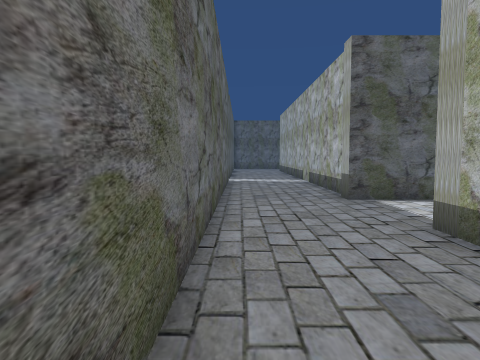
View 1 (above)

16 first-person views from a walk through a scene from a Unity 3-D project. The camera is 1.4 m above the floor, tilts 4° down and sees 70° across. The floor is counted in squares, 1.03 m on a side. Each view is taken from the middle of a square. On the plan, view 1 faces up. The plan holds only what a view shows up to about 15 squares ahead; the rest is blank. The place goes on beyond the plan. The player is left out. Door leaves are left out, so doorways stand open. Some surface patterns are stand-ins.

View 2
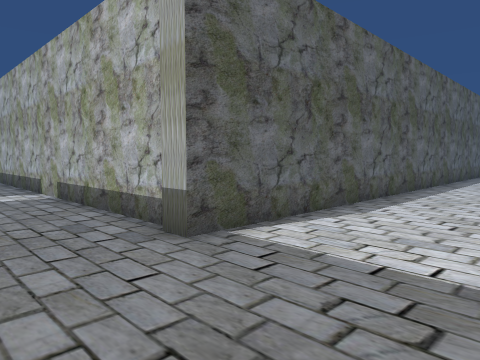

View 3
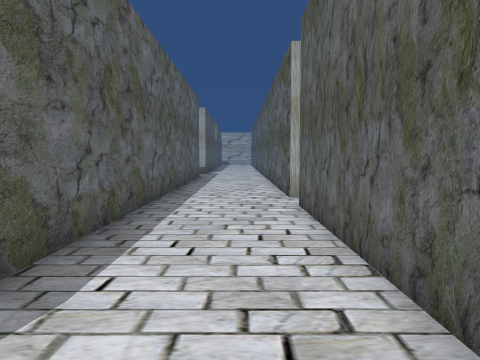

View 4
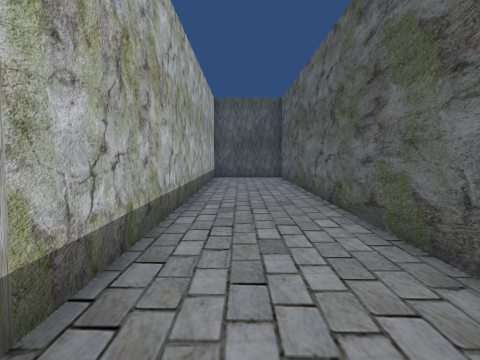

View 5
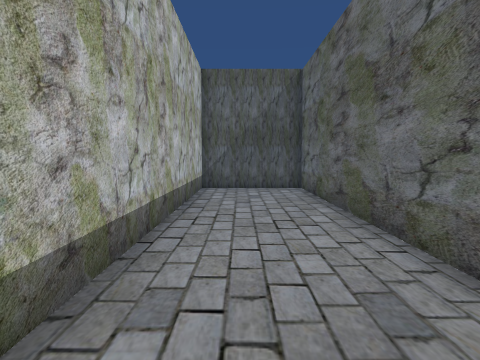

View 6
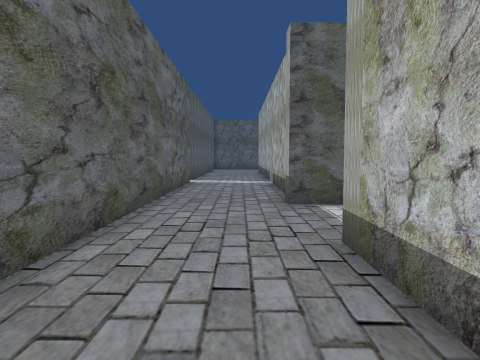

View 7
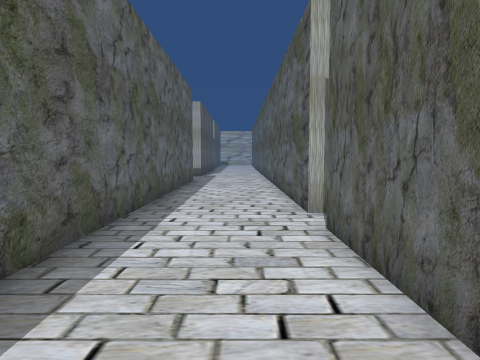

View 8
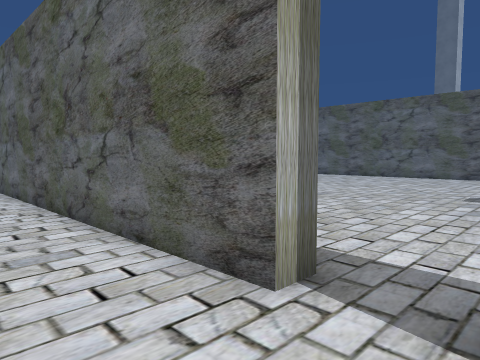

View 9
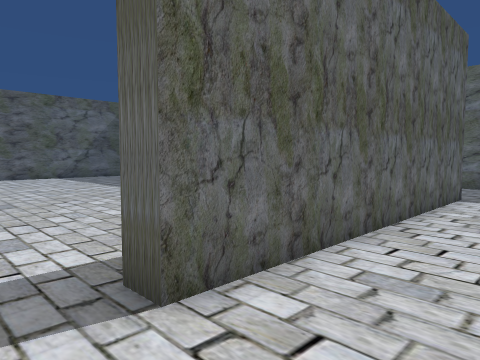

View 10
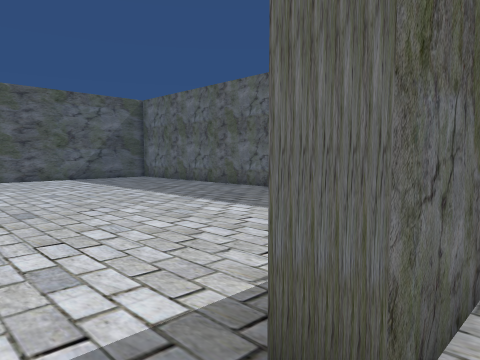

View 11
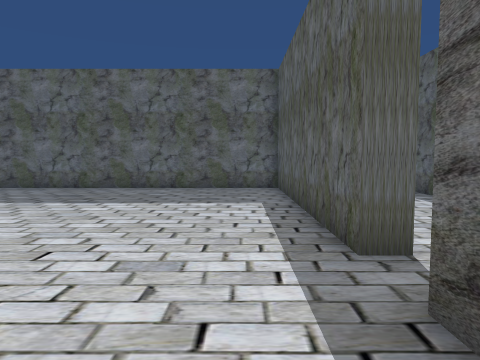

View 12
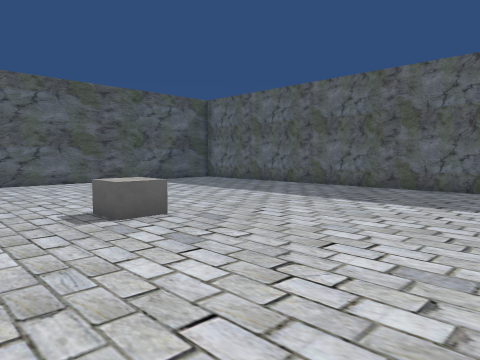

View 13
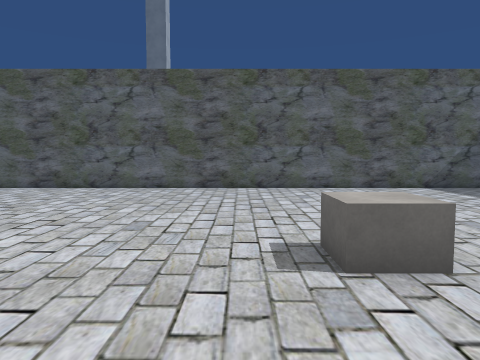

View 14
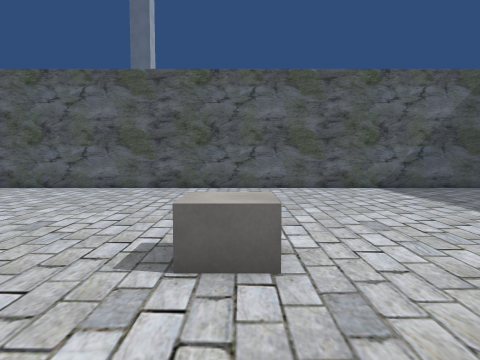

View 15
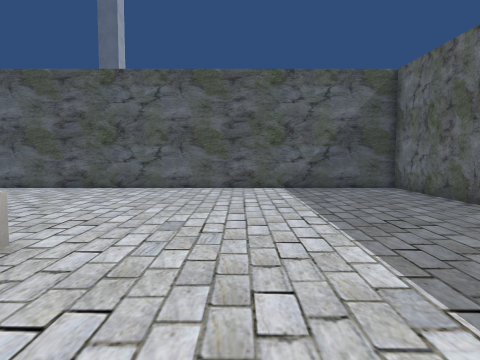

View 16
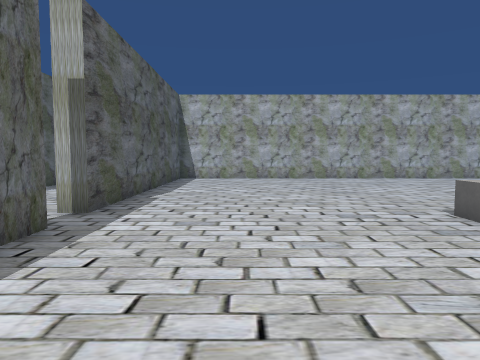

### Floor plan
Points are (right, up) in squares from view 1. A wall is a line through its corners. A room is listed if a view was taken in it or the views show most of it. See-through windows are left out.
Room 1 (views 1, 2, 3, 4, 5, 6, 7, 8, 9, 10)
walls: (3.6, 11.8) (3.6, 16.5); (16.1, 6.4) (23.5, 6.4); (-0.6, 15.9) (-0.6, -13.6) (3.6, -13.6) (3.6, 6.4) (14.4, 6.4); (22.9, 10.6) (3.4, 10.6) (3.4, 11.4)
ways out: open door at (15, 6) to room 2
Room 2 (views 11, 12, 13, 14, 15, 16)
walls: (14.4, 5.6) (4.4, 5.6) (4.4, -6.2); (4.4, -8.4) (4.4, -13.6) (23.5, -13.6); (22.9, 5.6) (16.1, 5.6)
ways out: open door at (15, 6) to room 1
objects: cube (15, -4) to (15, -3)

Positions as (right, up) in squares from view 1, and headings:
1: (0, 0), facing up
2: (0, 6), facing up-right
3: (5, 8), facing right
4: (2, 8), facing down
5: (2, 1), facing down
6: (2, 1), facing up
7: (8, 8), facing right
8: (14, 9), facing down-right
9: (16, 9), facing down-left
10: (16, 7), facing down-left
11: (19, 4), facing left
12: (19, 4), facing down-left
13: (17, 1), facing down
14: (15, 1), facing down
15: (11, 1), facing down
16: (8, 2), facing right
